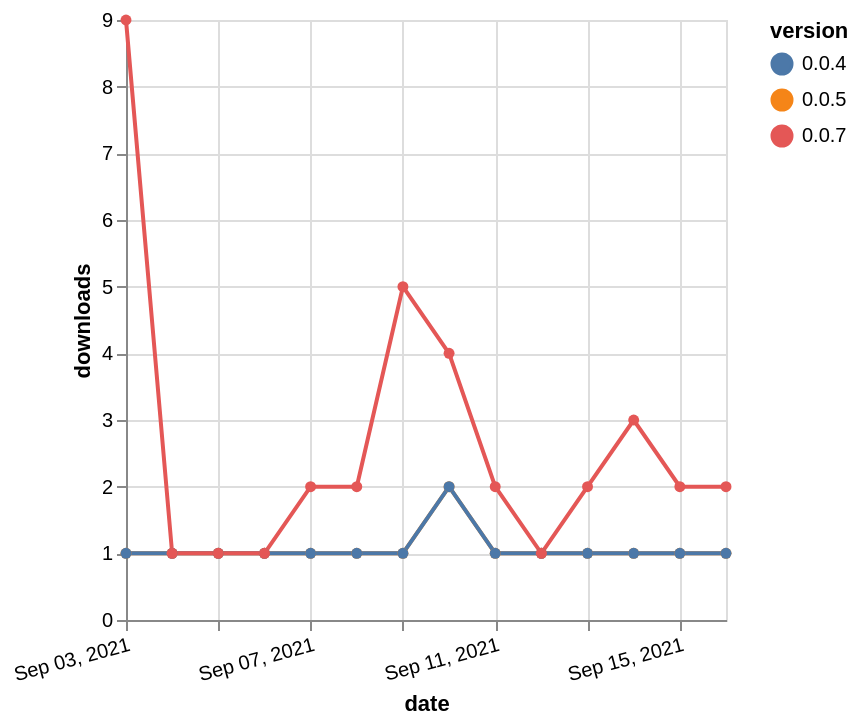

Vega-Lite specification for this chart:
### Vega-Lite specification from a JSON file in a GitHub repository (floating-point values rounded to 4 significant figures)
{"$schema": "https://vega.github.io/schema/vega-lite/v5.json", "description": "A simple bar chart with embedded data.", "data": {"values": [{"date": "2021-09-03", "total": 308, "delta": 1, "version": "0.0.5"}, {"date": "2021-09-04", "total": 309, "delta": 1, "version": "0.0.5"}, {"date": "2021-09-05", "total": 310, "delta": 1, "version": "0.0.5"}, {"date": "2021-09-06", "total": 311, "delta": 1, "version": "0.0.5"}, {"date": "2021-09-07", "total": 312, "delta": 1, "version": "0.0.5"}, {"date": "2021-09-08", "total": 313, "delta": 1, "version": "0.0.5"}, {"date": "2021-09-09", "total": 314, "delta": 1, "version": "0.0.5"}, {"date": "2021-09-10", "total": 316, "delta": 2, "version": "0.0.5"}, {"date": "2021-09-11", "total": 317, "delta": 1, "version": "0.0.5"}, {"date": "2021-09-12", "total": 318, "delta": 1, "version": "0.0.5"}, {"date": "2021-09-13", "total": 319, "delta": 1, "version": "0.0.5"}, {"date": "2021-09-14", "total": 320, "delta": 1, "version": "0.0.5"}, {"date": "2021-09-15", "total": 321, "delta": 1, "version": "0.0.5"}, {"date": "2021-09-16", "total": 322, "delta": 1, "version": "0.0.5"}, {"date": "2021-09-03", "total": 135, "delta": 1, "version": "0.0.4"}, {"date": "2021-09-04", "total": 136, "delta": 1, "version": "0.0.4"}, {"date": "2021-09-05", "total": 137, "delta": 1, "version": "0.0.4"}, {"date": "2021-09-06", "total": 138, "delta": 1, "version": "0.0.4"}, {"date": "2021-09-07", "total": 139, "delta": 1, "version": "0.0.4"}, {"date": "2021-09-08", "total": 140, "delta": 1, "version": "0.0.4"}, {"date": "2021-09-09", "total": 141, "delta": 1, "version": "0.0.4"}, {"date": "2021-09-10", "total": 143, "delta": 2, "version": "0.0.4"}, {"date": "2021-09-11", "total": 144, "delta": 1, "version": "0.0.4"}, {"date": "2021-09-12", "total": 145, "delta": 1, "version": "0.0.4"}, {"date": "2021-09-13", "total": 146, "delta": 1, "version": "0.0.4"}, {"date": "2021-09-14", "total": 147, "delta": 1, "version": "0.0.4"}, {"date": "2021-09-15", "total": 148, "delta": 1, "version": "0.0.4"}, {"date": "2021-09-16", "total": 149, "delta": 1, "version": "0.0.4"}, {"date": "2021-09-03", "total": 112, "delta": 9, "version": "0.0.7"}, {"date": "2021-09-04", "total": 113, "delta": 1, "version": "0.0.7"}, {"date": "2021-09-05", "total": 114, "delta": 1, "version": "0.0.7"}, {"date": "2021-09-06", "total": 115, "delta": 1, "version": "0.0.7"}, {"date": "2021-09-07", "total": 117, "delta": 2, "version": "0.0.7"}, {"date": "2021-09-08", "total": 119, "delta": 2, "version": "0.0.7"}, {"date": "2021-09-09", "total": 124, "delta": 5, "version": "0.0.7"}, {"date": "2021-09-10", "total": 128, "delta": 4, "version": "0.0.7"}, {"date": "2021-09-11", "total": 130, "delta": 2, "version": "0.0.7"}, {"date": "2021-09-12", "total": 131, "delta": 1, "version": "0.0.7"}, {"date": "2021-09-13", "total": 133, "delta": 2, "version": "0.0.7"}, {"date": "2021-09-14", "total": 136, "delta": 3, "version": "0.0.7"}, {"date": "2021-09-15", "total": 138, "delta": 2, "version": "0.0.7"}, {"date": "2021-09-16", "total": 140, "delta": 2, "version": "0.0.7"}]}, "width": "container", "mark": {"type": "line", "point": {"filled": true}}, "encoding": {"x": {"field": "date", "type": "temporal", "timeUnit": "yearmonthdate", "title": "date", "axis": {"labelAngle": -15}}, "y": {"field": "delta", "type": "quantitative", "title": "downloads"}, "color": {"field": "version", "type": "nominal"}, "tooltip": {"field": "delta"}}}
